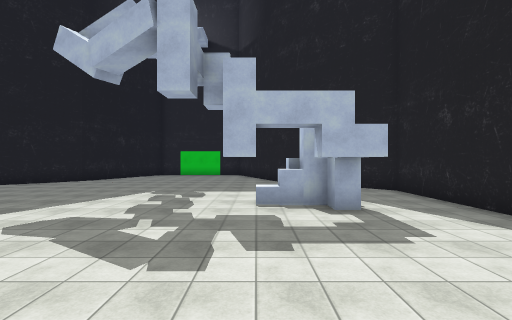
[1] (above)

12 first-person views from a walk through a scene from a Unity 3-D project. The camera is 1.2 m above the floor, looks level and sees 90° across. The floor is counted in squares, 2 m on a side. Each view is taken from the middle of a square. On the plan, view 1 faces up. The plan holds only what a view shows up to about 9 squares ahead; the rest is blank. The place goes on beyond the plan. The player character is not drawn. Some surface patterns are stand-ins.

[2]
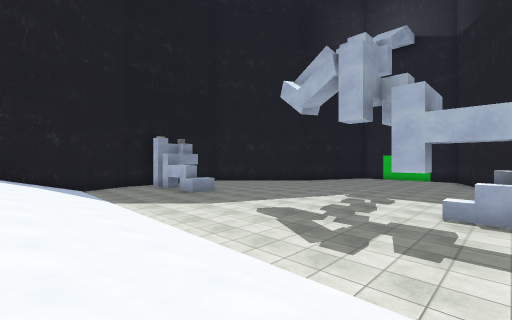

[3]
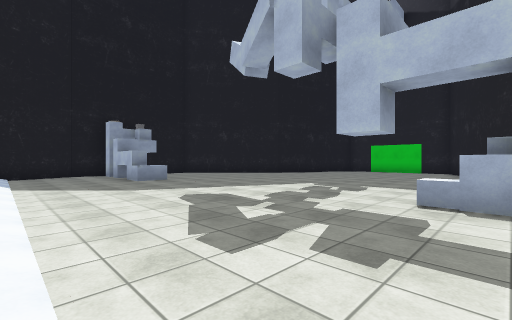

[4]
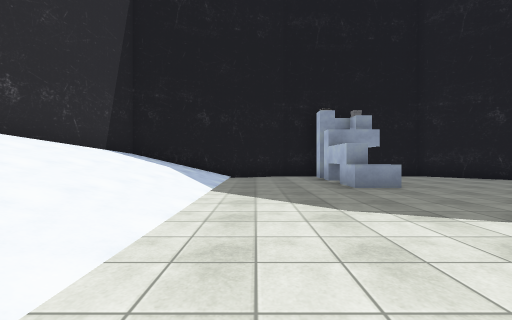

[5]
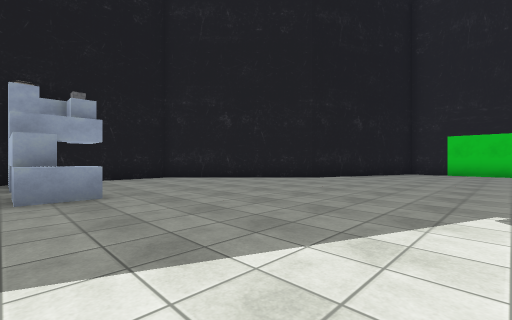

[6]
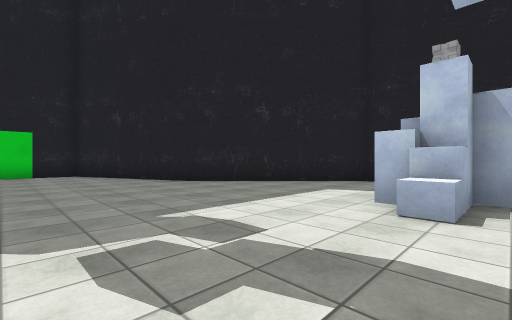

[7]
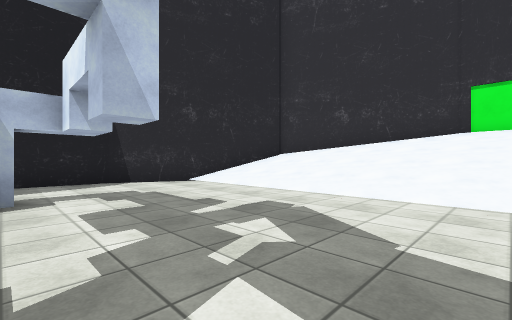

[8]
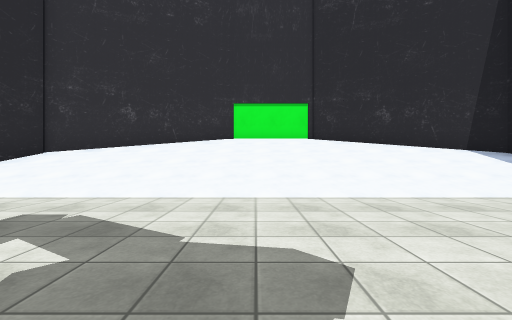

[9]
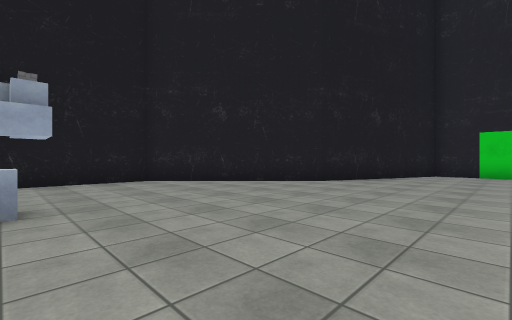

[10]
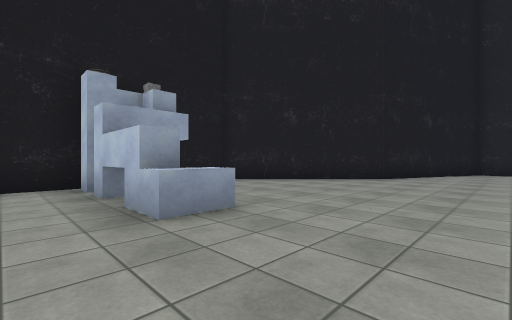

[11]
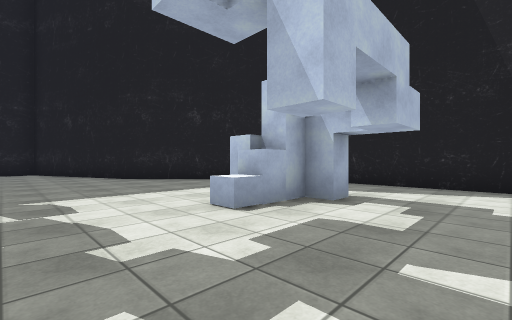

[12]
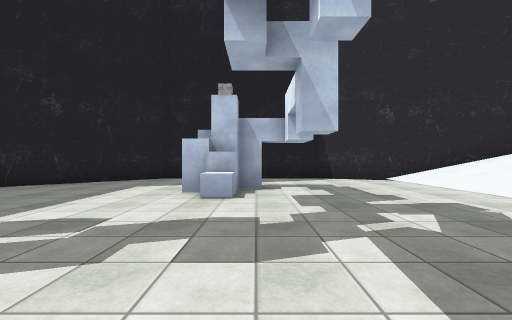

### Floor plan
Key: @ floor where view 1 was taken; # wall or solid block; . floor; / step, stairs or slope; B block.
Columns run from 12 left of view 1 to 5 right of it. Each row starts with its distance up from view 1.
 17       ######
 16      ##....##
 15      #......#
 14     ##......##
 13     #........#
 12    ##........##
 11   ##..........##
 10  ##............##
  9 ##..............##
  8 #................#
  7 #................#
  6 #...........BBB..#
  5 #...B.........B..#
  4 ##BBB............#
  3 #................#
  2 ##..............##
  1  #//////////////#
  0  #//////////@//##
 -1   #////////////#
 -2   ##//////////##
 -3    ####////####
 -4       ######

Where each view was taken, in squares from view 1:
view 1: 0 up, 0 right, facing up
view 2: 1 down, 1 right, facing up-left
view 3: 1 up, 1 right, facing up-left
view 4: 2 up, 2 left, facing left
view 5: 4 up, 3 left, facing up-left
view 6: 5 up, 3 left, facing up-right
view 7: 5 up, 3 left, facing down-right
view 8: 5 up, 3 left, facing down
view 9: 5 up, 4 left, facing up-left
view 10: 3 up, 5 left, facing up-left
view 11: 3 up, 2 left, facing up-right
view 12: 5 up, 4 left, facing right
